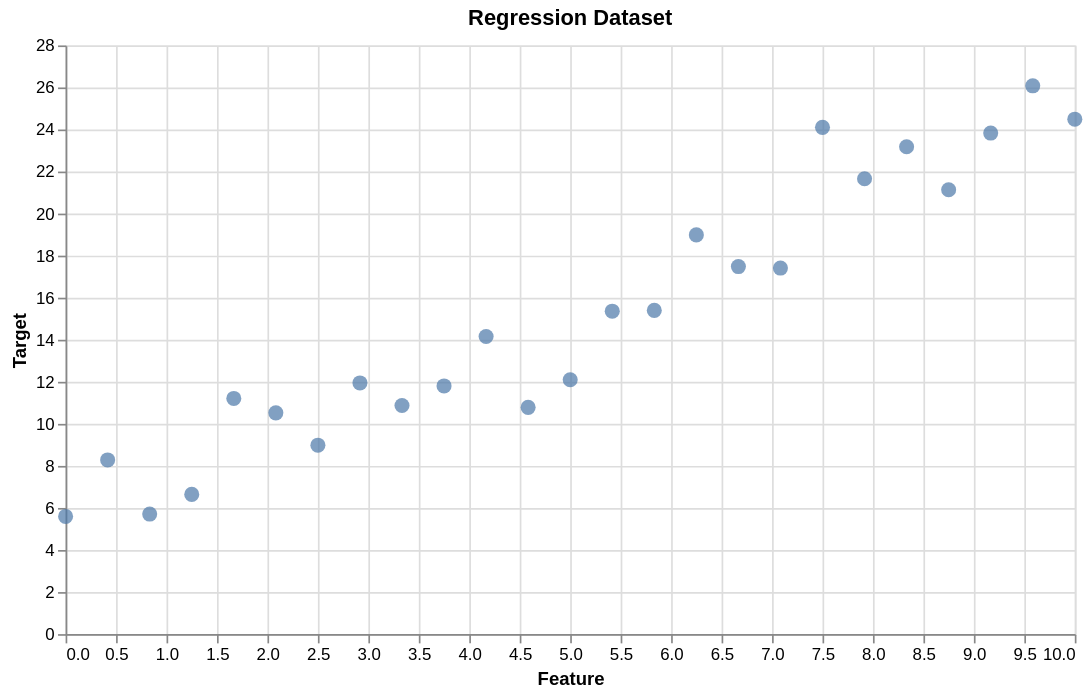

Notebook source saved alongside this figure:
### Markdown cell above
## 1. A simple regression dataset

The points below follow a noisy linear trend generated from a hidden line.

### Code cell
x = [0.0000, 0.4167, 0.8333, 1.2500, 1.6667, 2.0833, 2.5000, 2.9167, 3.3333, 3.7500, 4.1667, 4.5833, 5.0000, 5.4167, 5.8333, 6.2500, 6.6667, 7.0833, 7.5000, 7.9167, 8.3333, 8.7500, 9.1667, 9.5833, 10.0000]

y = [5.5982, 8.2860, 5.7088, 6.6459, 11.2097, 10.5233, 8.9866, 11.9478, 10.8730, 11.8054, 14.1579, 10.7846, 12.0984, 15.3608, 15.3968, 18.9881, 17.4807, 17.4092, 24.1023, 21.6565, 23.1802, 21.1328, 23.8307, 26.0784, 24.4917]

x = np.array(x)
y = np.array(y)

df_reg = pd.DataFrame({"x": x, "y": y})


alt.Chart(df_reg).mark_circle(size=80).encode(
    x=alt.X("x:Q", title="Feature"),
    y=alt.Y("y:Q", title="Target"),
    tooltip=["x:Q", "y:Q"]
).properties(
    width=600,
    height=350,
    title="Regression Dataset"
)

### Figure 1 — Vega-Lite specification as saved in the notebook (floating-point values rounded to 4 significant figures)
{"config": {"view": {"continuousWidth": 300, "continuousHeight": 300}}, "data": {"name": "data-e26b7e16d99d5b6ad0781705ba1484f3"}, "mark": {"type": "circle", "size": 80}, "encoding": {"tooltip": [{"field": "x", "type": "quantitative"}, {"field": "y", "type": "quantitative"}], "x": {"field": "x", "title": "Feature", "type": "quantitative"}, "y": {"field": "y", "title": "Target", "type": "quantitative"}}, "height": 350, "title": "Regression Dataset", "width": 600, "$schema": "https://vega.github.io/schema/vega-lite/v5.20.1.json", "datasets": {"data-e26b7e16d99d5b6ad0781705ba1484f3": [{"x": 0.0, "y": 5.598}, {"x": 0.4167, "y": 8.286}, {"x": 0.8333, "y": 5.709}, {"x": 1.25, "y": 6.646}, {"x": 1.667, "y": 11.21}, {"x": 2.083, "y": 10.52}, {"x": 2.5, "y": 8.987}, {"x": 2.917, "y": 11.95}, {"x": 3.333, "y": 10.87}, {"x": 3.75, "y": 11.81}, {"x": 4.167, "y": 14.16}, {"x": 4.583, "y": 10.78}, {"x": 5.0, "y": 12.1}, {"x": 5.417, "y": 15.36}, {"x": 5.833, "y": 15.4}, {"x": 6.25, "y": 18.99}, {"x": 6.667, "y": 17.48}, {"x": 7.083, "y": 17.41}, {"x": 7.5, "y": 24.1}, {"x": 7.917, "y": 21.66}, {"x": 8.333, "y": 23.18}, {"x": 8.75, "y": 21.13}, {"x": 9.167, "y": 23.83}, {"x": 9.583, "y": 26.08}, {"x": 10.0, "y": 24.49}]}}
